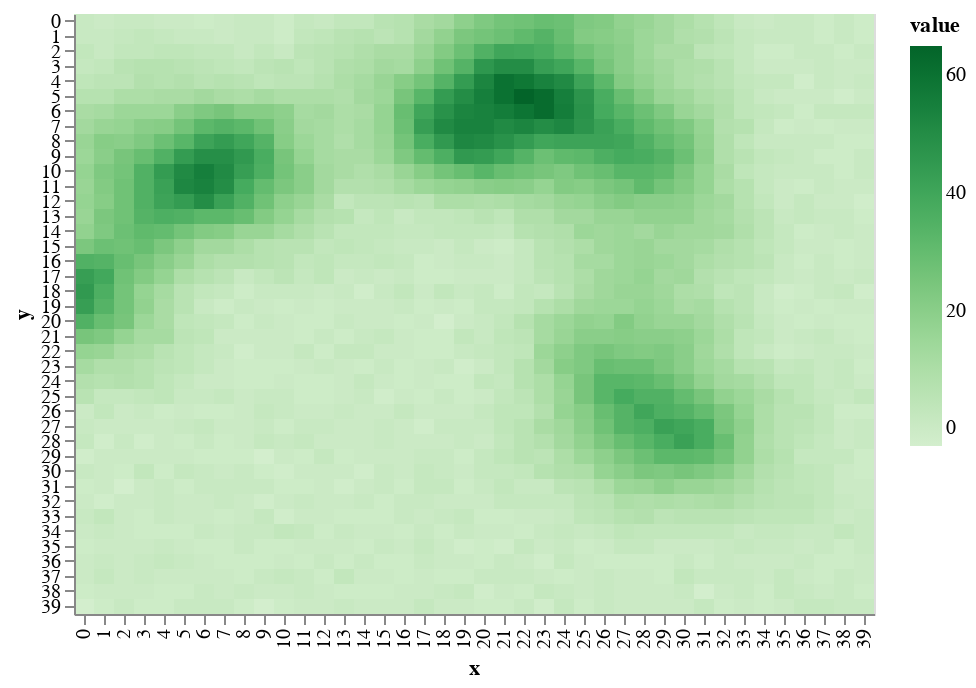

The code cell stored with this chart in its notebook:
### Code cell
draw.drawTerrainHeight(world.grid_elevation)

### Figure 1 — Vega-Lite specification as saved in the notebook (floating-point values rounded to 4 significant figures; data arrays with more than 128 entries replaced by an {"elided": "..."} marker saying what was removed)
{"$schema": "https://vega.github.io/schema/vega-lite/v2.6.0.json", "config": {"view": {"height": 300, "width": 400}}, "data": {"name": "data-7ad1a3cbd833bcba93257062b76ca804"}, "datasets": {"data-7ad1a3cbd833bcba93257062b76ca804": {"elided": "1600 records"}}, "encoding": {"color": {"field": "value", "scale": {"scheme": "greens"}, "type": "quantitative"}, "x": {"field": "x", "type": "ordinal"}, "y": {"field": "y", "type": "ordinal"}}, "mark": "rect"}
